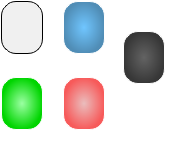
<?xml version="1.0" encoding="UTF-8"?>
<ui version="4.0">
 <class>opponent_have</class>
 <widget class="QFrame" name="opponent_have">
  <property name="geometry">
   <rect>
    <x>0</x>
    <y>0</y>
    <width>183</width>
    <height>151</height>
   </rect>
  </property>
  <property name="windowTitle">
   <string>Frame</string>
  </property>
  <property name="styleSheet">
   <string notr="true">#opponent_have{
background-color: rgba(255, 255, 254, 60);
border-top-right-radius:65px;
border-bottom-right-radius:65px;
}</string>
  </property>
  <property name="frameShape">
   <enum>QFrame::StyledPanel</enum>
  </property>
  <property name="frameShadow">
   <enum>QFrame::Raised</enum>
  </property>
  <widget class="QFrame" name="white">
   <property name="geometry">
    <rect>
     <x>0</x>
     <y>0</y>
     <width>60</width>
     <height>75</height>
    </rect>
   </property>
   <property name="styleSheet">
    <string notr="true">#white{
border-image: url(:/images/white_have.png);
border-radius:15px;
}</string>
   </property>
   <property name="frameShape">
    <enum>QFrame::StyledPanel</enum>
   </property>
   <property name="frameShadow">
    <enum>QFrame::Raised</enum>
   </property>
   <widget class="QTextBrowser" name="white_card">
    <property name="geometry">
     <rect>
      <x>1</x>
      <y>1</y>
      <width>42</width>
      <height>53</height>
     </rect>
    </property>
    <property name="styleSheet">
     <string notr="true">background-color: rgb(240, 240, 240);
border-radius:15px;
border:1px solid black;</string>
    </property>
    <property name="html">
     <string>&lt;!DOCTYPE HTML PUBLIC &quot;-//W3C//DTD HTML 4.0//EN&quot; &quot;http://www.w3.org/TR/REC-html40/strict.dtd&quot;&gt;
&lt;html&gt;&lt;head&gt;&lt;meta name=&quot;qrichtext&quot; content=&quot;1&quot; /&gt;&lt;style type=&quot;text/css&quot;&gt;
p, li { white-space: pre-wrap; }
&lt;/style&gt;&lt;/head&gt;&lt;body style=&quot; font-family:'SimSun'; font-size:9pt; font-weight:400; font-style:normal;&quot;&gt;
&lt;p align=&quot;center&quot; style=&quot;-qt-paragraph-type:empty; margin-top:0px; margin-bottom:0px; margin-left:0px; margin-right:0px; -qt-block-indent:0; text-indent:0px;&quot;&gt;&lt;br /&gt;&lt;/p&gt;&lt;/body&gt;&lt;/html&gt;</string>
    </property>
   </widget>
   <widget class="QTextBrowser" name="white_have">
    <property name="geometry">
     <rect>
      <x>37</x>
      <y>20</y>
      <width>31</width>
      <height>60</height>
     </rect>
    </property>
    <property name="styleSheet">
     <string notr="true">background:transparent;
border-width:0;
border-style:outset;

font: 18pt &quot;Calibri&quot;;</string>
    </property>
    <property name="html">
     <string>&lt;!DOCTYPE HTML PUBLIC &quot;-//W3C//DTD HTML 4.0//EN&quot; &quot;http://www.w3.org/TR/REC-html40/strict.dtd&quot;&gt;
&lt;html&gt;&lt;head&gt;&lt;meta name=&quot;qrichtext&quot; content=&quot;1&quot; /&gt;&lt;style type=&quot;text/css&quot;&gt;
p, li { white-space: pre-wrap; }
&lt;/style&gt;&lt;/head&gt;&lt;body style=&quot; font-family:'Calibri'; font-size:18pt; font-weight:400; font-style:normal;&quot;&gt;
&lt;p align=&quot;center&quot; style=&quot; margin-top:0px; margin-bottom:0px; margin-left:0px; margin-right:0px; -qt-block-indent:0; text-indent:0px;&quot;&gt;&lt;span style=&quot; font-family:'SimSun'; font-size:22pt; font-weight:600; color:#ffffff;&quot;&gt;0&lt;/span&gt;&lt;/p&gt;&lt;/body&gt;&lt;/html&gt;</string>
    </property>
   </widget>
  </widget>
  <widget class="QFrame" name="blue">
   <property name="geometry">
    <rect>
     <x>62</x>
     <y>0</y>
     <width>60</width>
     <height>75</height>
    </rect>
   </property>
   <property name="styleSheet">
    <string notr="true">#blue{
border-image: url(:/images/blue_have.png);
border-radius:15px;
}</string>
   </property>
   <property name="frameShape">
    <enum>QFrame::StyledPanel</enum>
   </property>
   <property name="frameShadow">
    <enum>QFrame::Raised</enum>
   </property>
   <widget class="QTextBrowser" name="blue_card">
    <property name="geometry">
     <rect>
      <x>1</x>
      <y>1</y>
      <width>42</width>
      <height>53</height>
     </rect>
    </property>
    <property name="styleSheet">
     <string notr="true">background-color: qradialgradient(spread:pad, cx:0.5, cy:0.5, radius:0.5, fx:0.5, fy:0.5, stop:0 rgba(112, 198, 255, 255), stop:1 rgba(80, 141, 182, 255));
border:1px solid white;
border-radius:15px;
</string>
    </property>
   </widget>
   <widget class="QTextBrowser" name="blue_have">
    <property name="geometry">
     <rect>
      <x>38</x>
      <y>20</y>
      <width>31</width>
      <height>60</height>
     </rect>
    </property>
    <property name="styleSheet">
     <string notr="true">background:transparent;
border-width:0;
border-style:outset;

font: 18pt &quot;Calibri&quot;;</string>
    </property>
    <property name="html">
     <string>&lt;!DOCTYPE HTML PUBLIC &quot;-//W3C//DTD HTML 4.0//EN&quot; &quot;http://www.w3.org/TR/REC-html40/strict.dtd&quot;&gt;
&lt;html&gt;&lt;head&gt;&lt;meta name=&quot;qrichtext&quot; content=&quot;1&quot; /&gt;&lt;style type=&quot;text/css&quot;&gt;
p, li { white-space: pre-wrap; }
&lt;/style&gt;&lt;/head&gt;&lt;body style=&quot; font-family:'Calibri'; font-size:18pt; font-weight:400; font-style:normal;&quot;&gt;
&lt;p align=&quot;center&quot; style=&quot; margin-top:0px; margin-bottom:0px; margin-left:0px; margin-right:0px; -qt-block-indent:0; text-indent:0px;&quot;&gt;&lt;span style=&quot; font-family:'SimSun'; font-size:22pt; font-weight:600; color:#ffffff;&quot;&gt;0&lt;/span&gt;&lt;/p&gt;&lt;/body&gt;&lt;/html&gt;</string>
    </property>
   </widget>
  </widget>
  <widget class="QFrame" name="green">
   <property name="geometry">
    <rect>
     <x>0</x>
     <y>76</y>
     <width>60</width>
     <height>75</height>
    </rect>
   </property>
   <property name="styleSheet">
    <string notr="true">#green{
border-image: url(:/images/green_have.png);
border-radius:15px;
}</string>
   </property>
   <property name="frameShape">
    <enum>QFrame::StyledPanel</enum>
   </property>
   <property name="frameShadow">
    <enum>QFrame::Raised</enum>
   </property>
   <widget class="QTextBrowser" name="green_card">
    <property name="geometry">
     <rect>
      <x>1</x>
      <y>1</y>
      <width>42</width>
      <height>53</height>
     </rect>
    </property>
    <property name="styleSheet">
     <string notr="true">background-color: qradialgradient(spread:pad, cx:0.5, cy:0.5, radius:0.5, fx:0.5, fy:0.5, stop:0 rgba(155, 255, 162, 255), stop:1 rgba(0, 213, 0, 255));
border-radius:15px;
border:1px solid white;</string>
    </property>
   </widget>
   <widget class="QTextBrowser" name="green_have">
    <property name="geometry">
     <rect>
      <x>37</x>
      <y>19</y>
      <width>31</width>
      <height>61</height>
     </rect>
    </property>
    <property name="styleSheet">
     <string notr="true">background:transparent;
border-width:0;
border-style:outset;

font: 18pt &quot;Calibri&quot;;</string>
    </property>
    <property name="html">
     <string>&lt;!DOCTYPE HTML PUBLIC &quot;-//W3C//DTD HTML 4.0//EN&quot; &quot;http://www.w3.org/TR/REC-html40/strict.dtd&quot;&gt;
&lt;html&gt;&lt;head&gt;&lt;meta name=&quot;qrichtext&quot; content=&quot;1&quot; /&gt;&lt;style type=&quot;text/css&quot;&gt;
p, li { white-space: pre-wrap; }
&lt;/style&gt;&lt;/head&gt;&lt;body style=&quot; font-family:'Calibri'; font-size:18pt; font-weight:400; font-style:normal;&quot;&gt;
&lt;p align=&quot;center&quot; style=&quot; margin-top:0px; margin-bottom:0px; margin-left:0px; margin-right:0px; -qt-block-indent:0; text-indent:0px;&quot;&gt;&lt;span style=&quot; font-family:'SimSun'; font-size:22pt; font-weight:600; color:#ffffff;&quot;&gt;0&lt;/span&gt;&lt;/p&gt;&lt;/body&gt;&lt;/html&gt;</string>
    </property>
   </widget>
  </widget>
  <widget class="QFrame" name="red">
   <property name="geometry">
    <rect>
     <x>62</x>
     <y>76</y>
     <width>60</width>
     <height>75</height>
    </rect>
   </property>
   <property name="styleSheet">
    <string notr="true">#red{
border-image: url(:/images/red_have.png);
border-radius:15px;
}</string>
   </property>
   <property name="frameShape">
    <enum>QFrame::StyledPanel</enum>
   </property>
   <property name="frameShadow">
    <enum>QFrame::Raised</enum>
   </property>
   <widget class="QTextBrowser" name="red_card">
    <property name="geometry">
     <rect>
      <x>1</x>
      <y>1</y>
      <width>42</width>
      <height>53</height>
     </rect>
    </property>
    <property name="styleSheet">
     <string notr="true">background-color: qradialgradient(spread:pad, cx:0.5, cy:0.5, radius:0.5, fx:0.5, fy:0.5, stop:0 rgba(234, 189, 189, 255), stop:1 rgba(247, 90, 90, 255));
border-radius:15px;
border:1px solid white;</string>
    </property>
   </widget>
   <widget class="QTextBrowser" name="red_have">
    <property name="geometry">
     <rect>
      <x>37</x>
      <y>19</y>
      <width>31</width>
      <height>61</height>
     </rect>
    </property>
    <property name="styleSheet">
     <string notr="true">background:transparent;
border-width:0;
border-style:outset;

font: 18pt &quot;Calibri&quot;;</string>
    </property>
    <property name="html">
     <string>&lt;!DOCTYPE HTML PUBLIC &quot;-//W3C//DTD HTML 4.0//EN&quot; &quot;http://www.w3.org/TR/REC-html40/strict.dtd&quot;&gt;
&lt;html&gt;&lt;head&gt;&lt;meta name=&quot;qrichtext&quot; content=&quot;1&quot; /&gt;&lt;style type=&quot;text/css&quot;&gt;
p, li { white-space: pre-wrap; }
&lt;/style&gt;&lt;/head&gt;&lt;body style=&quot; font-family:'Calibri'; font-size:18pt; font-weight:400; font-style:normal;&quot;&gt;
&lt;p align=&quot;center&quot; style=&quot; margin-top:0px; margin-bottom:0px; margin-left:0px; margin-right:0px; -qt-block-indent:0; text-indent:0px;&quot;&gt;&lt;span style=&quot; font-family:'SimSun'; font-size:22pt; font-weight:600; color:#ffffff;&quot;&gt;0&lt;/span&gt;&lt;/p&gt;&lt;/body&gt;&lt;/html&gt;</string>
    </property>
   </widget>
  </widget>
  <widget class="QFrame" name="black">
   <property name="geometry">
    <rect>
     <x>122</x>
     <y>30</y>
     <width>60</width>
     <height>75</height>
    </rect>
   </property>
   <property name="styleSheet">
    <string notr="true">#black{
border-image: url(:/images/black_have.png);
border-radius:15px;
}</string>
   </property>
   <property name="frameShape">
    <enum>QFrame::StyledPanel</enum>
   </property>
   <property name="frameShadow">
    <enum>QFrame::Raised</enum>
   </property>
   <widget class="QTextBrowser" name="black_card">
    <property name="geometry">
     <rect>
      <x>1</x>
      <y>1</y>
      <width>42</width>
      <height>53</height>
     </rect>
    </property>
    <property name="styleSheet">
     <string notr="true">background-color: qradialgradient(spread:pad, cx:0.5, cy:0.5, radius:0.5, fx:0.5, fy:0.5, stop:0 rgba(99, 99, 99, 255), stop:1 rgba(55, 55, 55, 255));
border-radius:15px;
border:1px solid white;</string>
    </property>
   </widget>
   <widget class="QTextBrowser" name="black_have">
    <property name="geometry">
     <rect>
      <x>38</x>
      <y>20</y>
      <width>31</width>
      <height>60</height>
     </rect>
    </property>
    <property name="styleSheet">
     <string notr="true">background:transparent;
border-width:0;
border-style:outset;

font: 18pt &quot;Calibri&quot;;</string>
    </property>
    <property name="html">
     <string>&lt;!DOCTYPE HTML PUBLIC &quot;-//W3C//DTD HTML 4.0//EN&quot; &quot;http://www.w3.org/TR/REC-html40/strict.dtd&quot;&gt;
&lt;html&gt;&lt;head&gt;&lt;meta name=&quot;qrichtext&quot; content=&quot;1&quot; /&gt;&lt;style type=&quot;text/css&quot;&gt;
p, li { white-space: pre-wrap; }
&lt;/style&gt;&lt;/head&gt;&lt;body style=&quot; font-family:'Calibri'; font-size:18pt; font-weight:400; font-style:normal;&quot;&gt;
&lt;p align=&quot;center&quot; style=&quot; margin-top:0px; margin-bottom:0px; margin-left:0px; margin-right:0px; -qt-block-indent:0; text-indent:0px;&quot;&gt;&lt;span style=&quot; font-family:'SimSun'; font-size:22pt; font-weight:600; color:#ffffff;&quot;&gt;0&lt;/span&gt;&lt;/p&gt;&lt;/body&gt;&lt;/html&gt;</string>
    </property>
   </widget>
  </widget>
  <widget class="QToolButton" name="closeButton">
   <property name="geometry">
    <rect>
     <x>0</x>
     <y>0</y>
     <width>183</width>
     <height>151</height>
    </rect>
   </property>
   <property name="styleSheet">
    <string notr="true">background-color: rgba(255, 255, 254, 0);
border-top-right-radius:65px;
border-bottom-right-radius:65px;</string>
   </property>
   <property name="text">
    <string/>
   </property>
  </widget>
  <widget class="QLabel" name="gold">
   <property name="geometry">
    <rect>
     <x>145</x>
     <y>115</y>
     <width>31</width>
     <height>31</height>
    </rect>
   </property>
   <property name="styleSheet">
    <string notr="true">border-image: url(:/images/bbb.png);
border-radius:10px;</string>
   </property>
   <property name="text">
    <string/>
   </property>
  </widget>
  <widget class="QTextBrowser" name="gold_have">
   <property name="geometry">
    <rect>
     <x>155</x>
     <y>94</y>
     <width>31</width>
     <height>60</height>
    </rect>
   </property>
   <property name="styleSheet">
    <string notr="true">background:transparent;
border-width:0;
border-style:outset;

font: 18pt &quot;Calibri&quot;;</string>
   </property>
   <property name="html">
    <string>&lt;!DOCTYPE HTML PUBLIC &quot;-//W3C//DTD HTML 4.0//EN&quot; &quot;http://www.w3.org/TR/REC-html40/strict.dtd&quot;&gt;
&lt;html&gt;&lt;head&gt;&lt;meta name=&quot;qrichtext&quot; content=&quot;1&quot; /&gt;&lt;style type=&quot;text/css&quot;&gt;
p, li { white-space: pre-wrap; }
&lt;/style&gt;&lt;/head&gt;&lt;body style=&quot; font-family:'Calibri'; font-size:18pt; font-weight:400; font-style:normal;&quot;&gt;
&lt;p align=&quot;center&quot; style=&quot; margin-top:0px; margin-bottom:0px; margin-left:0px; margin-right:0px; -qt-block-indent:0; text-indent:0px;&quot;&gt;&lt;span style=&quot; font-family:'SimSun'; font-size:22pt; font-weight:600; color:#ffffff;&quot;&gt;0&lt;/span&gt;&lt;/p&gt;&lt;/body&gt;&lt;/html&gt;</string>
   </property>
  </widget>
 </widget>
 <resources/>
 <connections/>
</ui>
